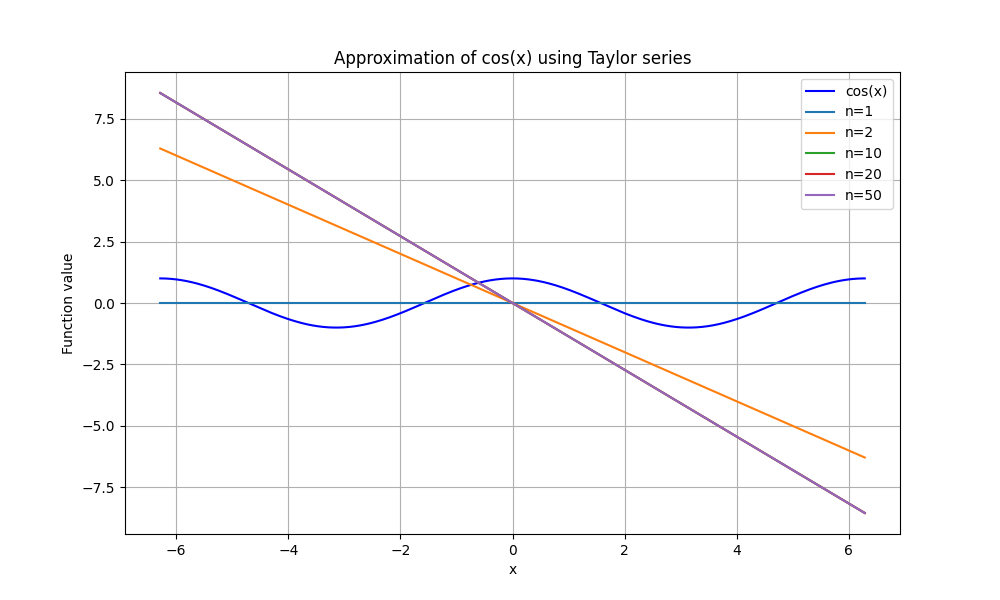

Recreate this plot in Python.
import numpy as np
import matplotlib.pyplot as plt
def cos_taylor(x, n):
    """
    Calculate the nth partial sum of the Taylor series for cos(x) at a given point x.
    """
    result = 0
    for i in range(n):
        result += (-1)*i * x*(2*i) / np.math.factorial(2*i)
    return result
x_values = np.linspace(-2*np.pi, 2*np.pi, 400)
n_values = [1, 2, 10, 20, 50]
plt.figure(figsize=(10, 6))
plt.plot(x_values, np.cos(x_values), label='cos(x)', color='blue')
for n in n_values:
    cos_approx = [cos_taylor(x, n) for x in x_values]
    plt.plot(x_values, cos_approx, label=f'n={n}')
plt.title('Approximation of cos(x) using Taylor series')
plt.xlabel('x')
plt.ylabel('Function value')
plt.legend()
plt.grid(True)
plt.show()
